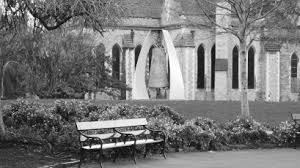
%> input picture ass4/codes/images/7.jpg, 300 x 168 px
$ octave q3.m   (GNU Octave 9; MATLAB toolbox functions it lacks are replaced by stand-ins)
%> lines starting %> are read from the running program, lines starting %| are printed output that depends on the picture

    I = imread('images/7.jpg'); %reading the original image
%> I is the input picture: size 168x300x3 uint8; min 0, max 255, mean 117.9
    if ndims(I)>=3 %if dimension of image >=3 then convert into gray scale format
        %disp(1);
        I = rgb2gray(I);
%> I: size 168x300 uint8
    end
    I_double = im2double(I);
    [V,E] = eig(cov(I_double));
    [Lv,Bv] = size(V); %Lv is the length of eigen vector matrix and Bv is the width of eigen vector matrix
%> Lv = 300; Bv = 300
    [Le,Be] = size(E); %Le is the length of eigen value matrix and Be is the width of eigen value matrix
%> Le = 300; Be = 300
    changed_I = double(I)*V; %comverted image when multiplied by eigen vector
    Eigen_mat = zeros(Le,2,'double');
     for i=1:Le %creating required the eigen matrix
         Eigen_mat(i,1) = E(i,i);
         Eigen_mat(i,2) = i;
     end
%> after the loop, Eigen_mat = 300 rows, first 12: [-6.59e-16 1; -4.65e-16 2; -3.74e-16 3; -2.98e-16 4; -2.3e-16 5; -2.19e-16 6; -2.02e-16 7; -1.8e-16 8; -1.73e-16 9; -1.66e-16 10; -1.62e-16 11; -1.55e-16 12]
     [m,n] = size(Eigen_mat);
%> m = 300; n = 2
     mean = sum(Eigen_mat)/m; %computing mean of first col of eigen matrix and stored it in 'eigval_avg'
%> mean = [0.0322 150.5]
     eigval_avg = mean(1);
%> eigval_avg = 0.0322
     c = 10; %compression factor

     for i=1:4
         subplot(2,2,i); %plotting particular image under 4 different compression percentage
         [original_image , percent_compression] = image_reconstruction(c,eigval_avg,changed_I,Eigen_mat,V,Le);
         imshow(original_image);
         title(['compression',num2str(uint8(percent_compression)) '%' ]);
         c=c*10;
     end
%> this loop made 4 passes
%> percent_compression on passes 1 to 4: 68, 50, 45, 44.67
%> pass 1, `imshow(original_image);`:
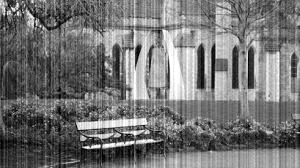
%> displayed picture: size 168x300, on the screen's scale of 0 to 255; min 0, max 255, mean 115.9
%> after the loop, c = 100000
%> after the loop:
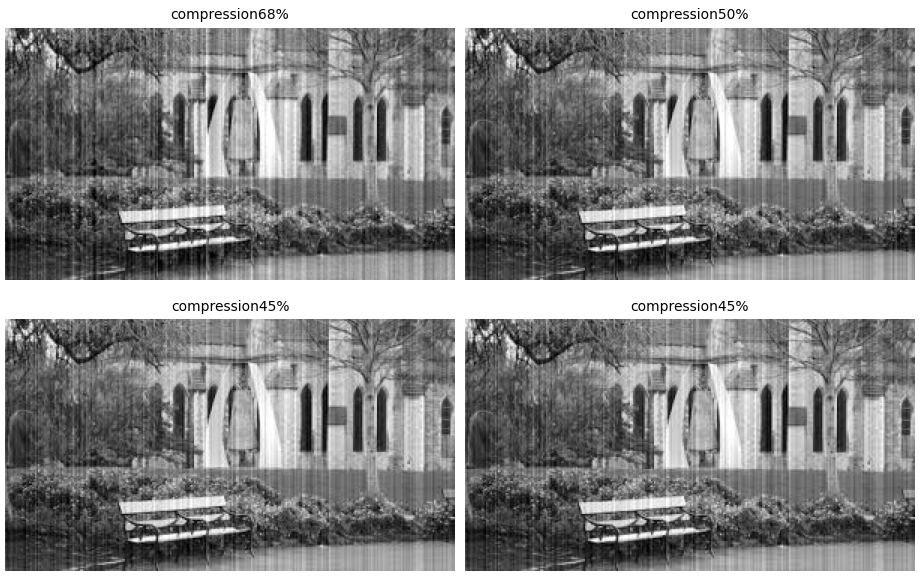
%> figure redrawn from the program's plot data, 4 panels
 function [reconstructed_image percent_compress] = image_reconstruction(compr_factor,eigval_avg,changed_img,eig_mat,eig_vector,len_eigval)
     count=0;
     rate=0;
     [row ,col] = size(changed_img);
     for i=1:len_eigval
         if double(eigval_avg/compr_factor) > eig_mat(i,1)
             for j=1:row
                 changed_img(j,i)=0;

             end

             count=count+1;
         end
     end
     rate = (count*100)/len_eigval;
     reconstructed_image = uint8(changed_img*transpose(eig_vector));
     percent_compress = rate;
 end

 %{
Conclusion:-
Compression only succeeds when we are able to keep the variant high
frequencies and removed the low frequencies in the image
}%

$ run again, with ass4/codes/images/1.jpg copied over ass4/codes/images/7.jpg
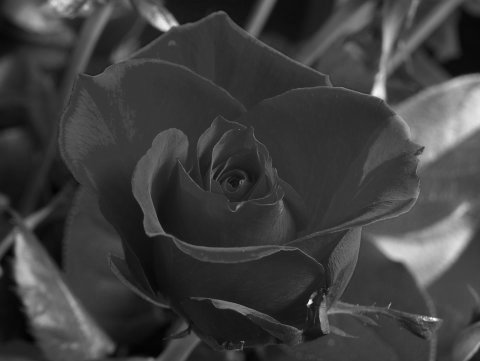
%> input picture ass4/codes/images/1.jpg, 480 x 361 px
%> I is the input picture: size 361x480 uint8; min 1, max 255, mean 62.7
%> after the loop `for i=1:Le`: Eigen_mat = 480 rows, first 12: [-4.12e-16 1; -2.94e-16 2; -2.07e-16 3; -1.98e-16 4; -1.7e-16 5; -1.58e-16 6; -1.45e-16 7; -1.4e-16 8; -1.21e-16 9; -1.13e-16 10; -1.01e-16 11; -9.34e-17 12]
%> m = 480; n = 2
%> mean = [0.0144 240.5]
%> eigval_avg = 0.0144
%> the loop `for i=1:4` made 4 passes
%> percent_compression on passes 1 to 4: 85.83, 68.75, 49.79, 38.33
%> pass 1, `imshow(original_image);`:
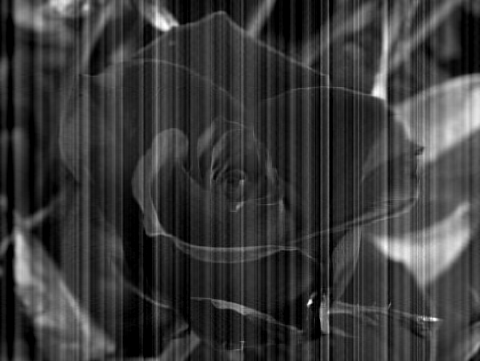
%> displayed picture: size 361x480, on the screen's scale of 0 to 255; min 0, max 255, mean 57.7
%> after the loop `for i=1:4`: c = 100000
%> after the loop `for i=1:4`:
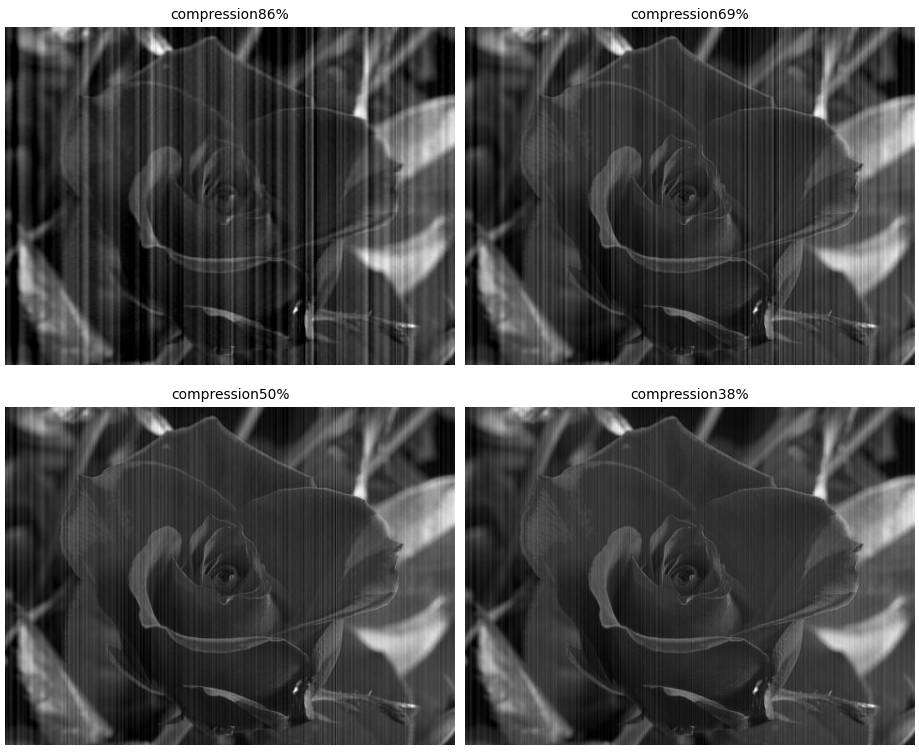
%> figure redrawn from the program's plot data, 4 panels

$ run again, with ass4/codes/images/2.jpg copied over ass4/codes/images/7.jpg
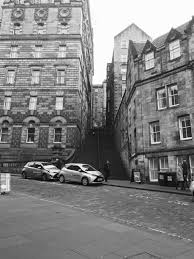
%> input picture ass4/codes/images/2.jpg, 194 x 259 px
%> I is the input picture: size 259x194x3 uint8; min 0, max 255, mean 128.5
%> I: size 259x194 uint8
%> after the loop `for i=1:Le`: Eigen_mat = 194 rows, first 12: [4.16e-06 1; 6.04e-06 2; 6.39e-06 3; 6.69e-06 4; 7.67e-06 5; 1.01e-05 6; 1.19e-05 7; 1.35e-05 8; 1.47e-05 9; 1.57e-05 10; 1.79e-05 11; 2.12e-05 12]
%> m = 194; n = 2
%> mean = [0.0491 97.5]
%> eigval_avg = 0.0491
%> the loop `for i=1:4` made 4 passes
%> percent_compression on passes 1 to 4: 68.04, 34.02, 11.34, 0.515
%> after the loop `for i=1:4`: c = 100000
%> after the loop `for i=1:4`:
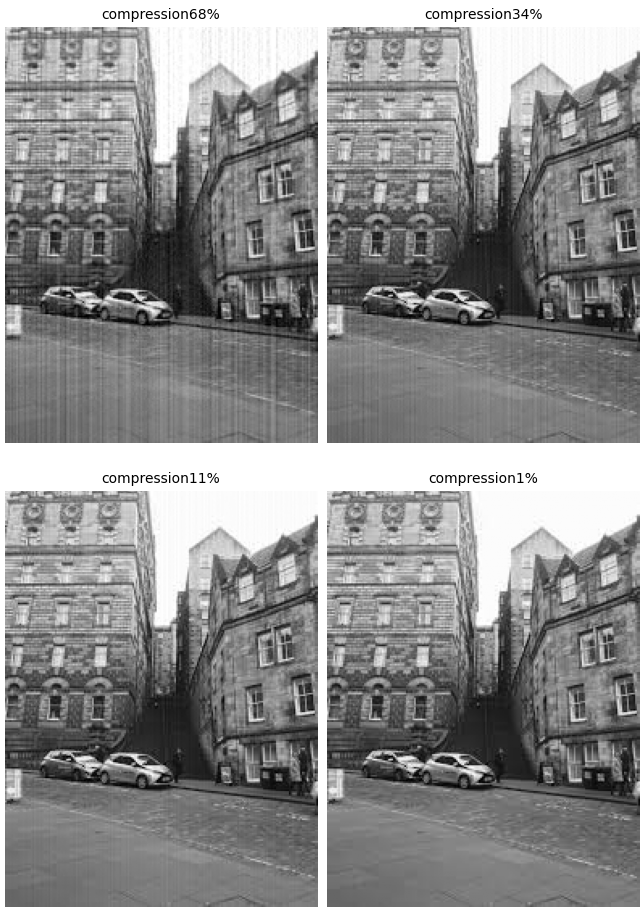
%> figure redrawn from the program's plot data, 4 panels
